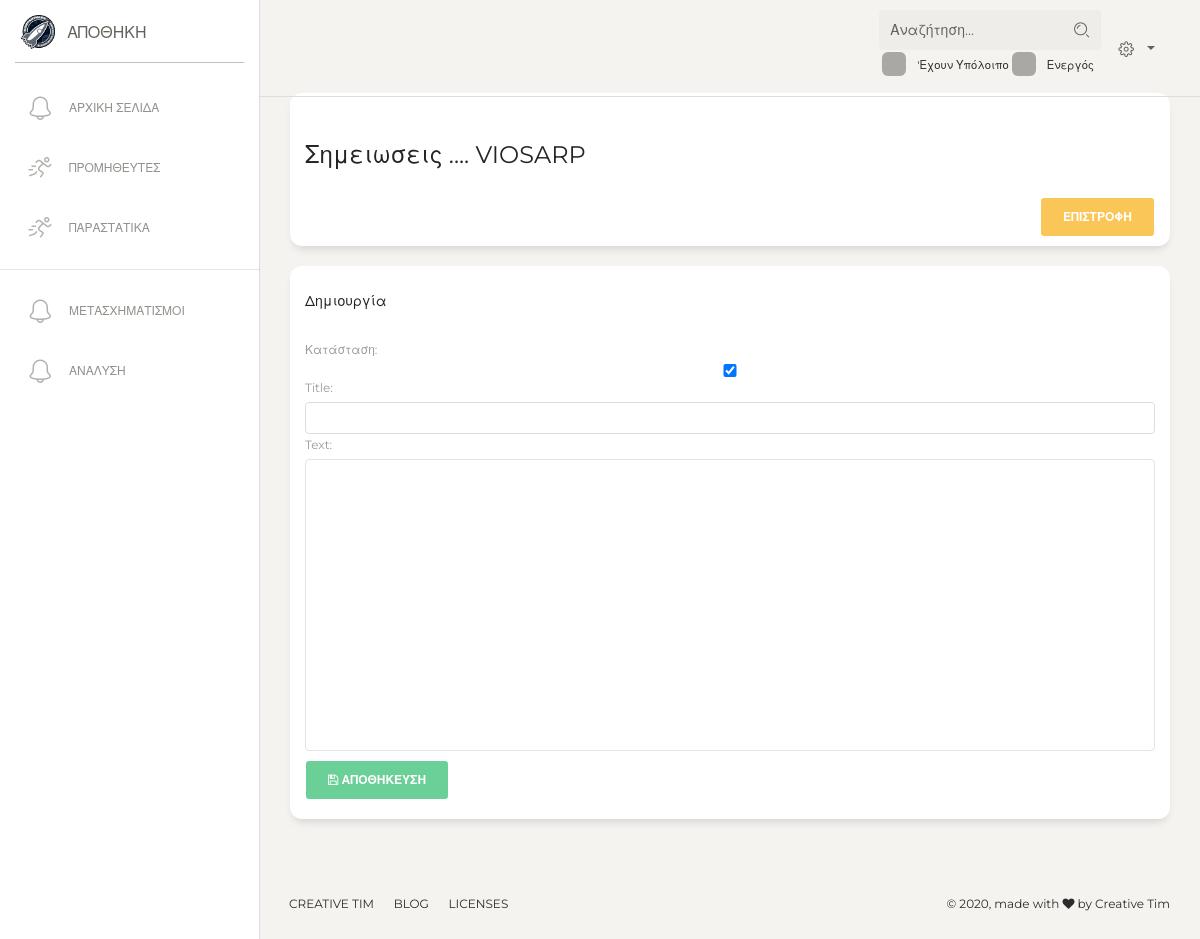
Before: /warehouse/notes/1/ (signed in) with the older database file.
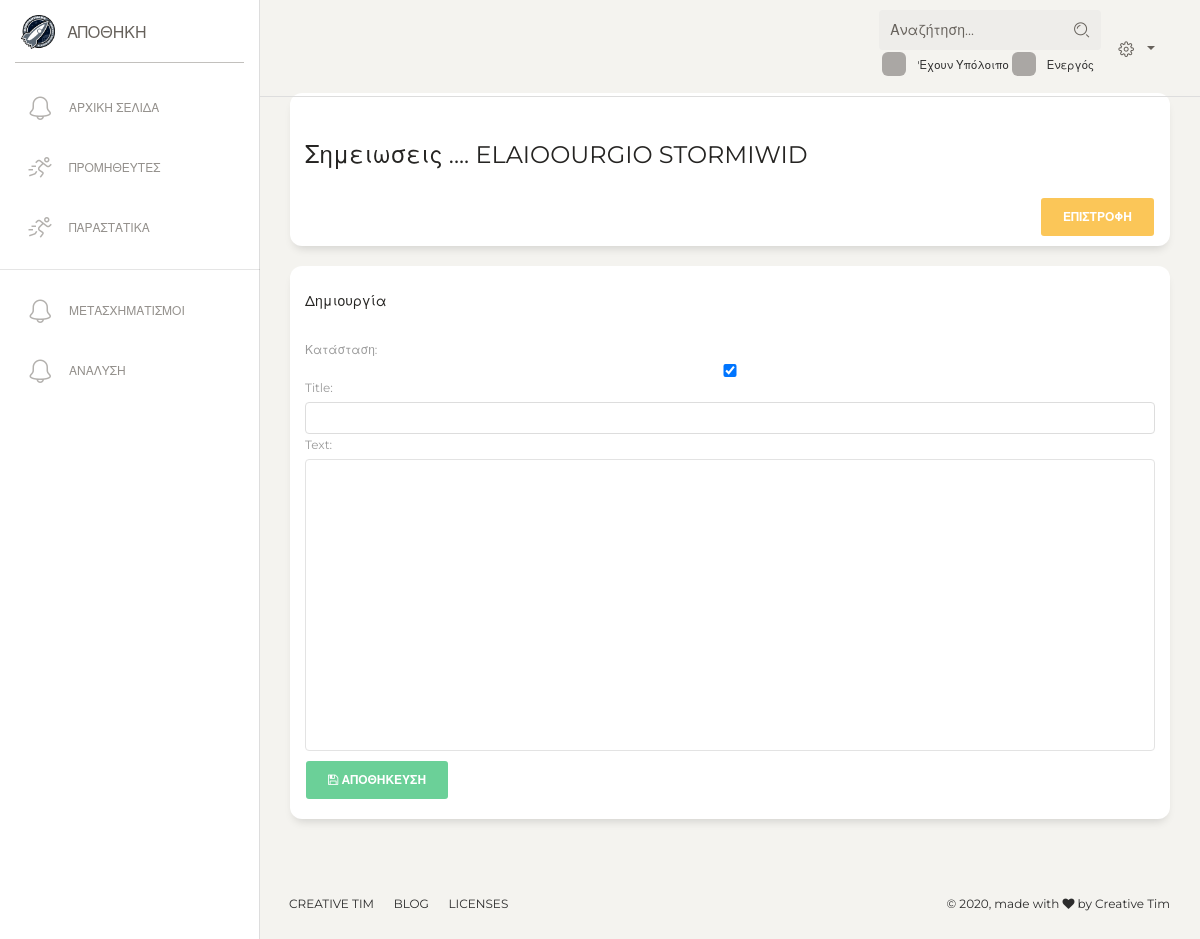
After: the same page with the newer database file.
### warehouse/models.py (models this page shows, shortened)
class Vendor(models.Model):
    active = models.BooleanField(default=True, verbose_name='Ενεργό')
    title = models.CharField(max_length=200, unique=True, verbose_name='Εταιρία')
    owner = models.CharField(max_length=200, blank=True, verbose_name='Ιδιοκτήτης')
    afm = models.CharField(max_length=150, blank=True, verbose_name='ΑΦΜ')
    doy = models.CharField(max_length=150, blank=True, verbose_name='ΔΟΥ')
    phone = models.CharField(max_length=200, blank=True, verbose_name='Σταθερο Τηλεφωνο')
    cellphone = models.CharField(max_length=200, blank=True, verbose_name='Κινητό')
    email = models.EmailField(blank=True)
    site = models.URLField(blank=True, null=True)
    description = models.TextField(blank=True, null=True, verbose_name='Λεπτομεριες')
    address = models.CharField(max_length=240, blank=True, null=True, verbose_name='Διευθυνση')
    city = models.CharField(max_length=240, blank=True, null=True, verbose_name='Πολη')
    balance = models.DecimalField(decimal_places=2, max_digits=50, default=0.00, verbose_name='Υπόλοιπο')
    paid_value = models.DecimalField(decimal_places=2, max_digits=50, default=0.00)
    value = models.DecimalField(decimal_places=2, max_digits=50, default=0.00)
    taxes_modifier = models.CharField(max_length=1, choices=TAXES_CHOICES, default='c')
    class Meta:
        ordering = ['title']
    def __str__(self):
        return f'{self.title}'
    def get_edit_url(self):
        return reverse('warehouse:vendor_update', kwargs={'pk': self.id})
    def tag_balance(self):
        return f'{self.balance} {CURRENCY}'
    tag_balance.short_description = 'Υπολοίπο'

### warehouse/views.py (the view)
# urls.py: path('notes/<int:pk>/', VendorNotesView.as_view(), name='notes'),
@method_decorator(staff_member_required, name='dispatch')
class VendorNotesView(ListView):
    template_name = 'warehouse/NoteContainer.html'
    model = Note
    def get_queryset(self):
        self.vendor = get_object_or_404(Vendor, id=self.kwargs['pk'])
        return self.vendor.notes.all()
    def get_context_data(self, **kwargs):
        context = super().get_context_data(**kwargs)
        context['title'] = f'Σημειώσεις {self.vendor}'
        context['back_url'] = self.vendor.get_edit_url()
        context['form'] = NoteForm(initial={'vendor_related': self.vendor})
        context['vendor'] = self.vendor
        return context

### warehouse/forms.py
class NoteForm(BaseForm, forms.ModelForm):
    vendor_related = forms.ModelChoiceField(queryset=Vendor.objects.all(), widget=forms.HiddenInput())
    class Meta:
        model = Note
        fields = ['status', 'title', 'text', 'vendor_related']

### warehouse/templates/warehouse/NoteContainer.html (shortened to what this page needs)
{% extends "warehouse/dashboard.html" %}
{% block content %}
    <div class='content'>
        <div class='row'>
            <div class='col-md-12'>
                <div class='card'>
                    <div class='card-header'>
                        <h4>Σημειωσεις .... {{ vendor }} </h4>
                        <a href='{{ vendor.get_edit_url }}' class='btn btn-warning pull-right'>Επιστροφη </a>
                    </div>
                </div>
            </div>
        </div>
        <div class='row'>
            <div class='col-md-12'>
                <div class='card'>
                    <div class='card-header'><div class='card-title'>Δημιουργία</div></div>
                    <div class='card-body'>
                        <form method='POST' action='{% url "warehouse:note_create" vendor.id %}'>{% csrf_token %}
                            {{ form  }}
                            <button type='submit' class='btn btn-success'><i class='fa fa-save'></i> Αποθηκευση </button>
                        </form>
                    </div>
                </div>
            </div>
        </div>
    </div>
{% endblock %}

Changed rows visible on the page:
changed Vendor: title "VIOSARP" → "ELAIOOURGIO STORMIWID"
